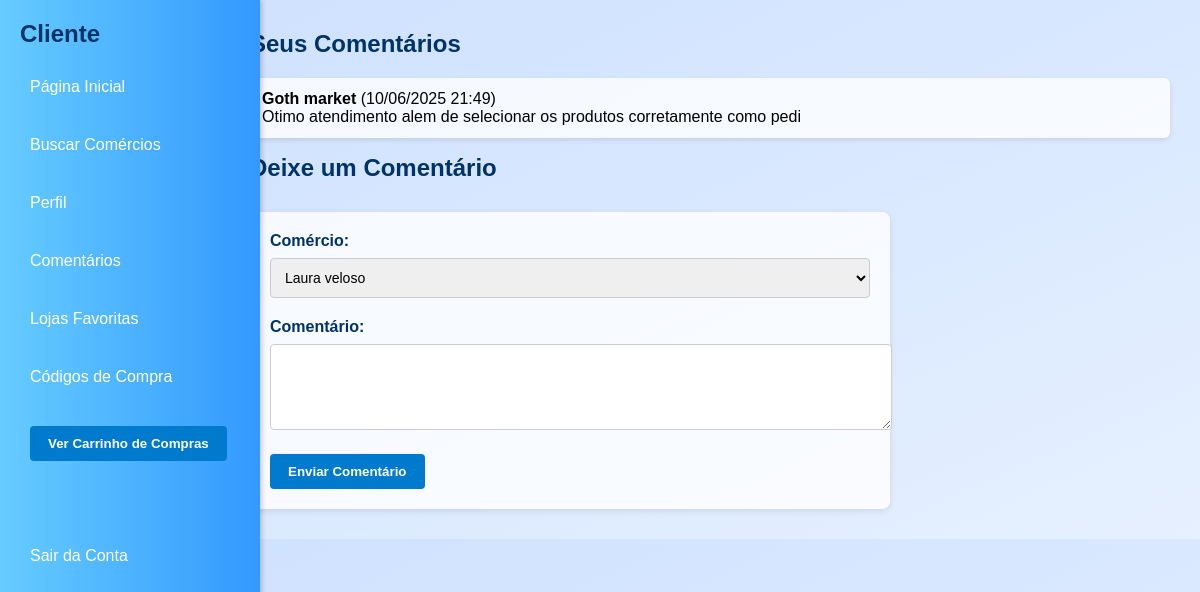
The page /comentarios/cliente (signed in) on the database its author committed.
### core/models.py (models this page shows, shortened)
class Comentario(models.Model):
    cliente = models.ForeignKey('Cliente', on_delete=models.CASCADE)
    comercio = models.ForeignKey('Comercio', on_delete=models.CASCADE)
    texto = models.TextField()
    data = models.DateTimeField(auto_now_add=True)

class Comercio(models.Model):
    user = models.OneToOneField(User, on_delete=models.CASCADE, null=True, blank=True)  # ADICIONE ISSO
    nome = models.CharField(max_length=100)
    email = models.EmailField()
    estabelecimento = models.CharField(max_length=100)
    cnpj = models.CharField(max_length=20, unique=True)
    senha = models.CharField(max_length=100)
    imagem = models.ImageField(upload_to='produtos/', blank=True, null=True)
    descricao = models.TextField(blank=True)
    tipo_comercio = models.CharField(
        max_length=50,
        choices=TIPOS_COMERCIO,
        default='Outros'
    )
    horario_funcionamento = models.CharField(max_length=100, blank=True)
    formas_pagamento = models.CharField(max_length=255, blank=True)
    endereco = models.CharField(max_length=255, blank=True)

### core/views.py (the view)
    def _wrapped_view(request, *args, **kwargs):
        if not request.user.is_authenticated:
            return redirect('login_cliente')
        if not hasattr(request.user, 'cliente'):
            messages.error(request, 'Apenas clientes podem acessar essa página.')
            return redirect('home')
        return view_func(request, *args, **kwargs)

### core/views.py (called while the page is built, shortened)
def cliente_required(view_func):
    def _wrapped_view(request, *args, **kwargs):
        if not request.user.is_authenticated:
            return redirect('login_cliente')
        if not hasattr(request.user, 'cliente'):
            messages.error(request, 'Apenas clientes podem acessar essa página.')
            return redirect('home')
        return view_func(request, *args, **kwargs)
    return _wrapped_view

@cliente_required
def comentario_cliente(request):
    cliente = Cliente.objects.get(user=request.user)
    compras = CompraFinalizada.objects.filter(usuario=request.user)
    comercios_autorizados = Comercio.objects.filter(
        id__in=compras.values_list('comercio_id', flat=True).distinct()
    )
    comentarios_feitos = Comentario.objects.filter(cliente=cliente).order_by('-data')
    return render(request, 'comentario_cliente.html', {
        'comercios_comprados': comercios_autorizados,
        'comentarios_feitos': comentarios_feitos
    })

### core/templates/comentario_cliente.html (shortened to what this page needs)
{% load static %}
<!DOCTYPE html> <html lang="pt-br">
  <head>
    <link rel="stylesheet" href="{% static 'css/comentario.css' %}" />
  </head>
  <body>
    <div class="sidebar">
      <h2>Cliente</h2>
      <a href="{% url 'home_cliente' %}">Página Inicial</a>
      <a href="{% url 'buscar_comercios' %}">Buscar Comércios</a>
      <a href="{% url 'perfil_cliente' %}">Perfil</a>
      <a href="{% url 'comentario_cliente' %}">Comentários</a>
      <a href="{% url 'estabelecimento_favoritados' %}">Lojas Favoritas</a>
      <a href="{% url 'meus_codigos_compra' %}">Códigos de Compra</a>
      <a href="{% url 'carrinho' %}"><button>Ver Carrinho de Compras</button></a>
      <br />
      <br /> <a href="{% url 'home' %}">Sair da Conta</a>
    </div>  <div class="main-content">
      <h2>Seus Comentários</h2>
      {% if comentarios_feitos %}
        <ul>
          {% for comentario in comentarios_feitos %}
            <li>
              <strong>{{ comentario.comercio.estabelecimento }}</strong>
              ({{ comentario.data|date:'d/m/Y H:i' }})<br />
              {{ comentario.texto }}
            </li>
          {% endfor %}
        </ul>
      {% else %}
        <p>Você ainda não fez comentários.</p>
      {% endif %}
      {% if comercios_comprados %}
        <h2>Deixe um Comentário</h2>
        <form method="post">
          <label for="comercio_id">Comércio:</label>
          <select name="comercio_id" required>
            {% for comercio in comercios_comprados %}
              <option value="{{ comercio.id }}">{{ comercio.nome }}</option>
            {% endfor %}
          </select>
          <label for="comentario">Comentário:</label>
          <textarea name="comentario" rows="4" required></textarea>
          <button type="submit">Enviar Comentário</button>
        </form>
      {% else %}
        <p>Você ainda não realizou nenhuma compra para comentar.</p>
      {% endif %}
    </div>
  </body>
</html>

### static/css/comentario.css (style rules this page uses)
body { margin: 0; font-family: Arial, sans-serif; background: linear-gradient(to bottom right, #cce0ff, #e6f0ff); display: flex; }
.sidebar { width: 220px; height: 100vh; background: linear-gradient(to left, #3399ff, #66ccff); padding: 20px; color: white; position: fixed; left: 0; top: 0; box-shadow: 2px 0 5px rgba(0,0,0,0.2); }
.sidebar a { display: block; color: white; text-decoration: none; padding: 10px; border-radius: 4px; margin-bottom: 10px; transition: background 0.3s; }
.main-content { margin-left: 220px; padding: 30px; flex: 1; }
h2 { color: #003366; margin-top: 0; }
ul { list-style: none; padding: 0; }
li { background: #ffffffcc; padding: 12px; border-radius: 6px; margin-bottom: 10px; box-shadow: 0 2px 5px rgba(0,0,0,0.1); }
form { margin-top: 30px; background: #ffffffcc; padding: 20px; border-radius: 8px; box-shadow: 0 2px 6px rgba(0,0,0,0.1); max-width: 600px; }
label { display: block; margin-bottom: 8px; font-weight: bold; color: #003366; }
select, textarea { width: 100%; padding: 10px; border-radius: 4px; border: 1px solid #ccc; margin-bottom: 20px; font-size: 14px; resize: vertical; }
button { background-color: #007acc; color: white; padding: 10px 18px; border: none; border-radius: 4px; font-weight: bold; cursor: pointer; transition: background-color 0.3s ease; }
a { color: #007acc; text-decoration: none; margin-top: 20px; display: inline-block; }

### rows shown on the page
Comentario: comercio.estabelecimento "Goth market", data "10/06/2025 21:49", texto "Otimo atendimento alem de selecionar os produtos corretamente como pedi"

### other values the page prints
form field comercio_id "Laura veloso"
